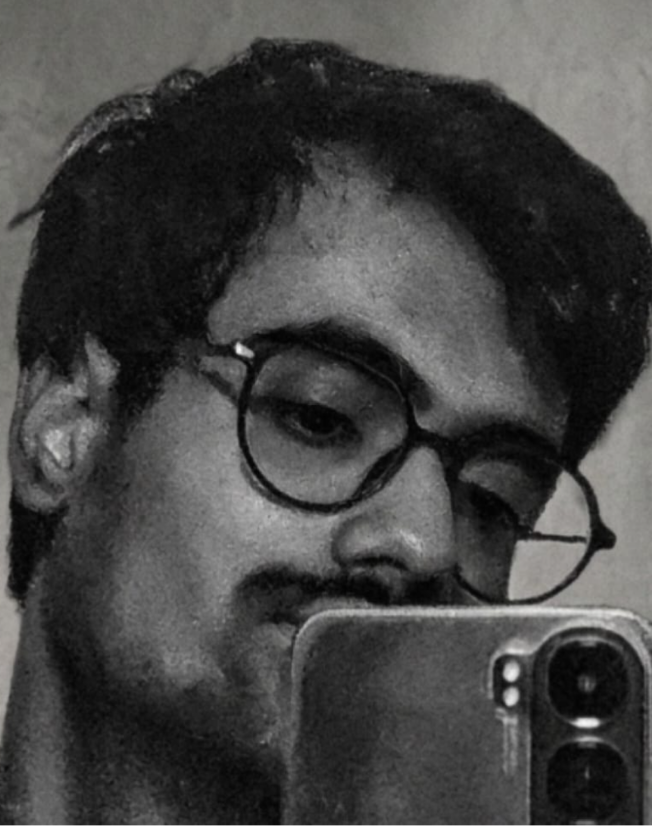
#> input picture face.png, 652 x 827 px, found by its file name
$ python ascii_face.py
#> lines starting #> are read from the running program, lines starting #| are printed output that depends on the picture
#!/usr/bin/env python3
"""Turn assets/face.png into an animated, colored ASCII-art SVG (dist/face.svg).

The SVG "types itself" row by row using CSS animation, which GitHub allows
inside <img> tags (no JavaScript involved).

Usage:  python scripts/ascii_face.py [--src assets/face.png] [--cols 96] [--seconds 3.5]
"""
import argparse
import sys
from pathlib import Path

from PIL import Image, ImageEnhance, ImageOps

RAMP = " .`:-=+*cs#%@"          # dark -> light on a dark background
BG = "#0b0e14"
LIGHT, BLUE, ORANGE, DIM = "#e6edf3", "#79c0ff", "#f2a65a", "#6e7681"
GAMMA = 1.3                     # >1 pushes mid-greys (walls) toward blank
FONT_SIZE = 7.0
CHAR_W = FONT_SIZE * 0.602      # monospace advance
LINE_H = FONT_SIZE * 1.18


def pick_color(r, g, b, lum, x, y):
    if lum > 0.85:
        return LIGHT
    if lum < 0.2:
        return DIM
    if abs(r - b) > 12:                      # colour photo: follow warmth
        return ORANGE if r > b else BLUE
    # greyscale photo: stable pseudo-random blue/orange/white mix
    n = (x * 73856093 ^ y * 19349663) % 100
    return ORANGE if n < 28 else BLUE if n < 80 else LIGHT


def build(src: Path, cols: int, seconds: float, invert=None):
#> called with cols = 96, seconds = 3.5
    img = Image.open(src).convert("RGB")
    img = ImageOps.exif_transpose(img)
    img = ImageOps.autocontrast(img, cutoff=1)
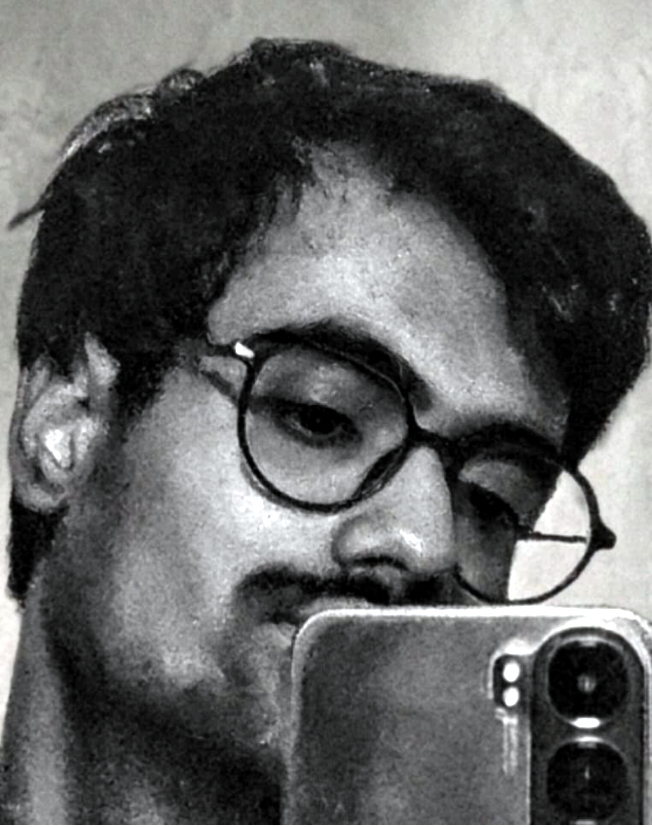
#> img: PIL image 652x827 RGB; mean R, G, B 97.7, 98.6, 98.4
    img = ImageEnhance.Contrast(img).enhance(1.35)
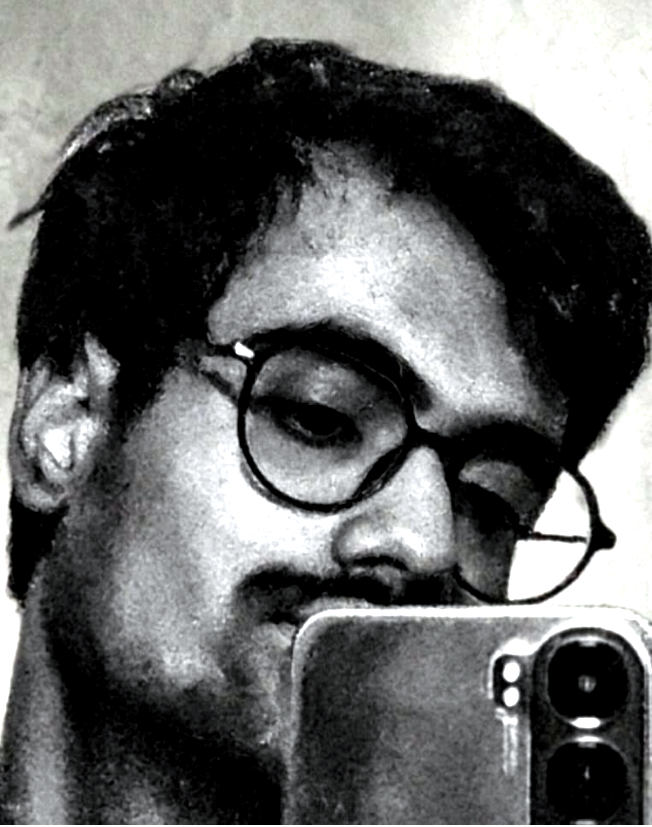
#> img: PIL image 652x827 RGB; mean R, G, B 98.6, 99.6, 99.7
    w, h = img.size
#> w = 652; h = 827
    rows = max(1, int(cols * h / w * 0.5))       # chars are ~2x taller than wide
#> rows = 60
    img = img.resize((cols, rows), Image.LANCZOS)
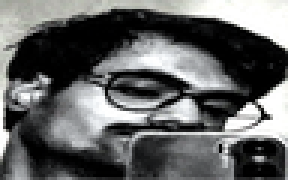
#> img: PIL image 96x60 RGB (shown 3 times larger); mean R, G, B 98.5, 99.5, 99.6
    # Light background? Invert tones so the subject (hair, glasses, shadows) becomes the dense part.
    gray = img.convert("L")
    gp = gray.load()
    edge = [gp[x, y] for x in range(cols) for y in (0, rows - 1)] + [gp[x, y] for y in range(rows) for x in (0, cols - 1)]
#> edge = 312 values, max 255 at index 144, min 7 at index 231, mean 164.1
    if invert is None:
        invert = sum(edge) / len(edge) / 255 > 0.4
#> invert = True
    if invert:
        img = ImageOps.invert(img)
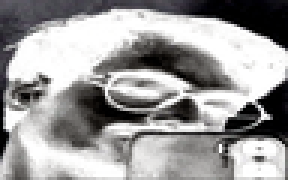
#> img: PIL image 96x60 RGB (shown 3 times larger); mean R, G, B 156.5, 155.5, 155.4
    px = img.load()

    lines = []
    for y in range(rows):
        runs, cur_color, cur = [], None, ""
        for x in range(cols):
            r, g, b = px[x, y]
            lum = (0.299 * r + 0.587 * g + 0.114 * b) / 255
            ch = RAMP[min(len(RAMP) - 1, int(lum ** GAMMA * len(RAMP)))]
            color = pick_color(r, g, b, lum, x, y)
            if ch == " ":
                color = cur_color or color
            if color != cur_color and cur:
                runs.append((cur_color, cur))
                cur = ""
            cur_color = color
            cur += ch
        if cur:
            runs.append((cur_color, cur))
        lines.append(runs)

    width = cols * CHAR_W + 24
    height = rows * LINE_H + 24
    step = seconds / rows
    out = [
        f'<svg xmlns="http://www.w3.org/2000/svg" width="{width:.0f}" height="{height:.0f}" '
        f'viewBox="0 0 {width:.0f} {height:.0f}" role="img" aria-label="ASCII portrait of Tejas Joshi">',
        "<style>",
        "text{font-family:ui-monospace,SFMono-Regular,Menlo,Consolas,'DejaVu Sans Mono',monospace;"
        f"font-size:{FONT_SIZE}px;white-space:pre}}",
        ".r{animation:show .01s steps(1) backwards}",       # visible by default; hidden only while waiting its turn
        "@keyframes show{from{opacity:0}}",
        "@keyframes blink{50%{opacity:0}}",
        ".cur{animation:blink 1s steps(1) infinite}",
        "</style>",
        f'<rect width="100%" height="100%" fill="{BG}"/>',
    ]
    cx = width / 2
    for i, runs in enumerate(lines):
        y = 12 + (i + 1) * LINE_H
        spans = "".join(
            f'<tspan fill="{c}">{t.replace("&", "&amp;").replace("<", "&lt;")}</tspan>' for c, t in runs
        )
        out.append(
            f'<text class="r" x="{cx:.1f}" y="{y:.1f}" text-anchor="middle" '
            f'xml:space="preserve" style="animation-delay:{i * step:.2f}s">{spans}</text>'
        )
#> this loop made 60 passes
    out.append(
        f'<rect class="cur" x="{cx + 8:.1f}" y="{12 + rows * LINE_H - 6:.1f}" width="{CHAR_W:.1f}" '
        f'height="{FONT_SIZE:.1f}" fill="{LIGHT}" style="animation-delay:{seconds:.2f}s"/>'
    )
    out.append("</svg>")
    return "\n".join(out)


def main():
    ap = argparse.ArgumentParser()
    ap.add_argument("--src", default="assets/face.png")
    ap.add_argument("--out", default="dist/face.svg")
    ap.add_argument("--cols", type=int, default=96)
    ap.add_argument("--seconds", type=float, default=3.5)
    ap.add_argument("--invert", choices=["auto", "yes", "no"], default="auto")
    a = ap.parse_args()
    src = Path(a.src)
    if not src.exists():
        sys.exit(f"Missing {src}. Add a front-facing, well-lit photo with a plain background.")
    Path(a.out).parent.mkdir(parents=True, exist_ok=True)
    Path(a.out).write_text(build(src, a.cols, a.seconds, {'auto': None, 'yes': True, 'no': False}[a.invert]), encoding="utf-8")
    print(f"wrote {a.out}")


if __name__ == "__main__":
    main()
